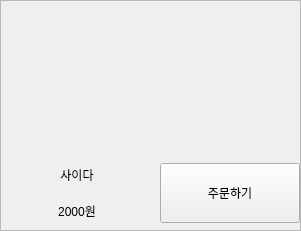
            <widget class="QFrame" name="frame_16">
             <property name="minimumSize">
              <size>
               <width>301</width>
               <height>231</height>
              </size>
             </property>
             <property name="maximumSize">
              <size>
               <width>301</width>
               <height>231</height>
              </size>
             </property>
             <property name="frameShape">
              <enum>QFrame::StyledPanel</enum>
             </property>
             <property name="frameShadow">
              <enum>QFrame::Raised</enum>
             </property>
             <widget class="QWidget" name="verticalLayoutWidget_20">
              <property name="geometry">
               <rect>
                <x>0</x>
                <y>0</y>
                <width>302</width>
                <height>228</height>
               </rect>
              </property>
              <layout class="QVBoxLayout" name="verticalLayout_45">
               <item>
                <widget class="QLabel" name="label_65">
                 <property name="minimumSize">
                  <size>
                   <width>300</width>
                   <height>150</height>
                  </size>
                 </property>
                 <property name="maximumSize">
                  <size>
                   <width>300</width>
                   <height>150</height>
                  </size>
                 </property>
                 <property name="text">
                  <string/>
                 </property>
                 <property name="pixmap">
                  <pixmap>../img/사이다.jpg</pixmap>
                 </property>
                 <property name="scaledContents">
                  <bool>true</bool>
                 </property>
                </widget>
               </item>
               <item>
                <layout class="QHBoxLayout" name="horizontalLayout_23">
                 <item>
                  <layout class="QVBoxLayout" name="verticalLayout_46">
                   <item>
                    <widget class="QLabel" name="label_66">
                     <property name="minimumSize">
                      <size>
                       <width>150</width>
                       <height>30</height>
                      </size>
                     </property>
                     <property name="maximumSize">
                      <size>
                       <width>150</width>
                       <height>30</height>
                      </size>
                     </property>
                     <property name="layoutDirection">
                      <enum>Qt::LeftToRight</enum>
                     </property>
                     <property name="text">
                      <string>사이다</string>
                     </property>
                     <property name="alignment">
                      <set>Qt::AlignCenter</set>
                     </property>
                    </widget>
                   </item>
                   <item>
                    <widget class="QLabel" name="label_67">
                     <property name="minimumSize">
                      <size>
                       <width>150</width>
                       <height>30</height>
                      </size>
                     </property>
                     <property name="maximumSize">
                      <size>
                       <width>150</width>
                       <height>30</height>
                      </size>
                     </property>
                     <property name="text">
                      <string>2000원</string>
                     </property>
                     <property name="alignment">
                      <set>Qt::AlignCenter</set>
                     </property>
                    </widget>
                   </item>
                  </layout>
                 </item>
                 <item>
                  <widget class="QPushButton" name="selectButton_13">
                   <property name="minimumSize">
                    <size>
                     <width>140</width>
                     <height>60</height>
                    </size>
                   </property>
                   <property name="maximumSize">
                    <size>
                     <width>140</width>
                     <height>60</height>
                    </size>
                   </property>
                   <property name="styleSheet">
                    <string notr="true">QPushButton:pressed {
    background-color: grey;  /* 버튼을 눌렀을 때 배경색 */
    color: white;            /* 버튼을 눌렀을 때 글자색 */
}</string>
                   </property>
                   <property name="text">
                    <string>주문하기</string>
                   </property>
                  </widget>
                 </item>
                </layout>
               </item>
              </layout>
             </widget>
            </widget>
